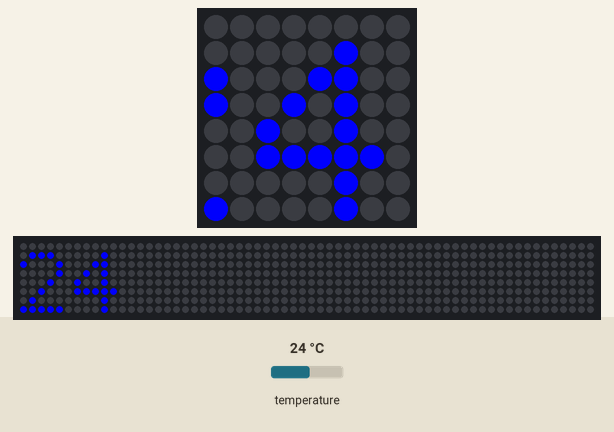
A program run on a simulated Raspberry Pi (BCM pin numbers) with a Sense HAT. On the bench: the Sense HAT's 8×8 RGB LED matrix, a strip that is not on the board, showing the scrolling text unrolled. Inputs (shaded band) come from the test bench; at power-on: temperature 24 °C. The 64×8 strip is a reading aid, not a part: it shows the text the matrix is scrolling, unrolled, one strip-width of it at a time.

Above: at 1.28 s.
1.3 s: temperature set to 12 °C
At 2.28 s:
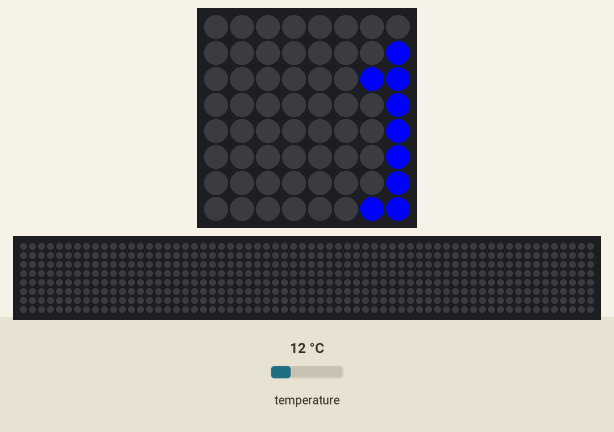
4.0 s: temperature set to 19 °C
At 7.42 s:
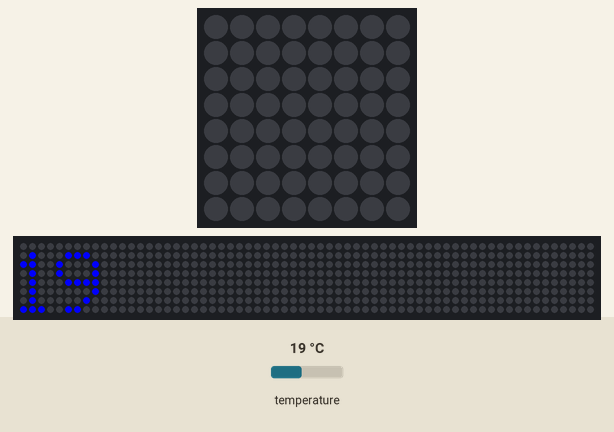
7.6 s: temperature set to 28 °C
At 9.54 s:
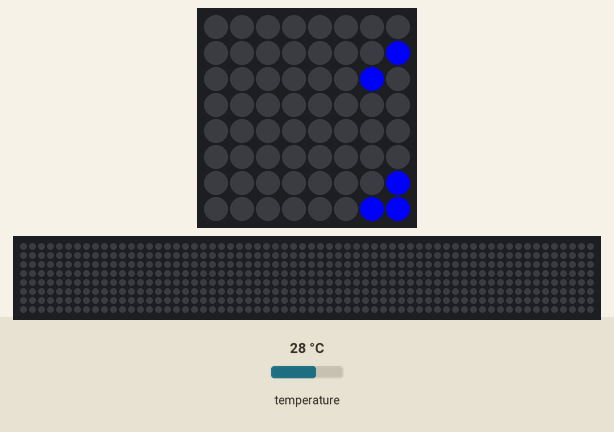

The program:

Example7_temperature.py
```python
#import senseHat library
from sense_hat import SenseHat
# a library is a set of code that can be referenced in a program. It has books (functions) that can be opened to help with tasks.

#we have to declare how we want to call the libary we imported. This will allow the program to use the books (functions) that are in the library
sense = SenseHat()
#createa  blue variable
blue = (0,0,255)
#now use the sense libary we will use the set_pixel to make two blue pixels
#sense.clear()
while True:
    temperature = sense.get_temperature()
    sense.show_message(str(int(temperature)),text_colour=blue)
```
